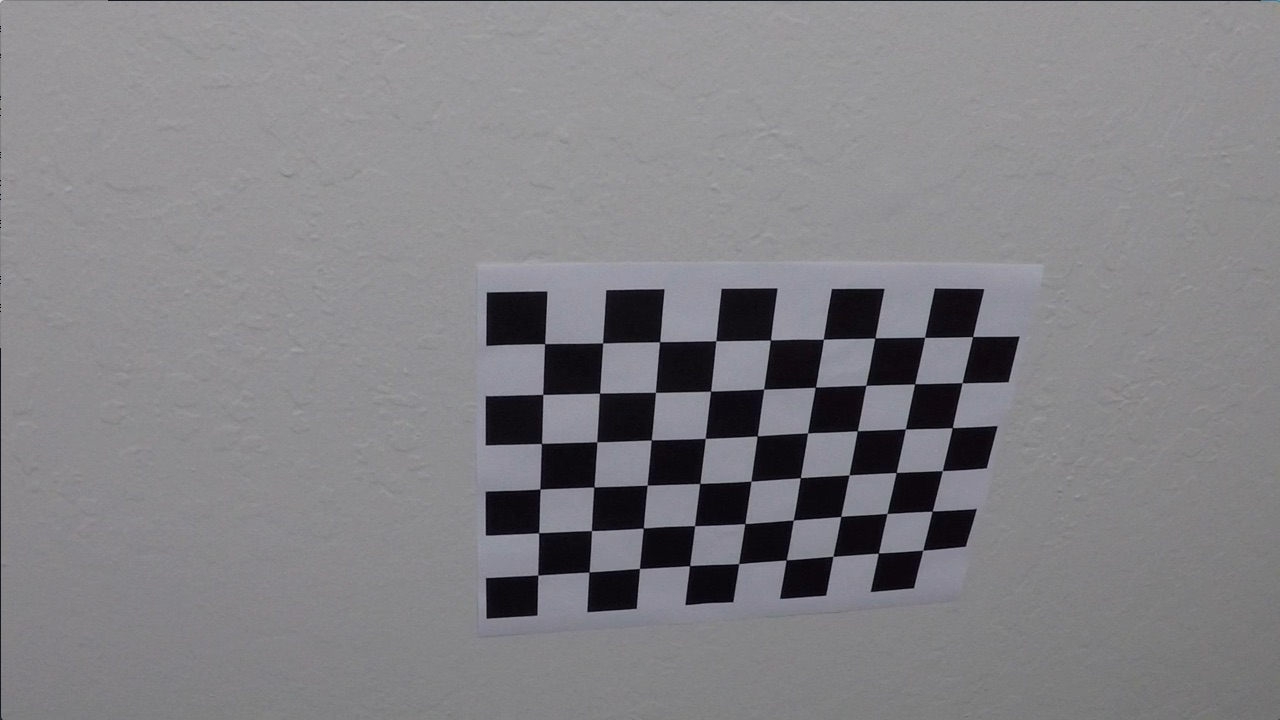
#> input picture camera_cal/calibration10.jpg, 1280 x 720 px; its folder holds only this picture in this run
$ jupyter execute --allow-errors advanced_lane_finding.ipynb   (shell and % lines are left out)   (older library calls are emulated)
#> lines starting #> are read from the running program, lines starting #| are printed output that depends on the picture; after the words box and inside, x2 and y2 are one past the last pixel; in counts of white or black regions, pixels touching at a corner belong together
[cell 1]
import cv2
import matplotlib.pyplot as plt
import matplotlib.image as mpimg
import numpy as np
import glob

# STEP 1: Camera Calibration

[cell 2]
# as per the project instructions, the chessboard size is 9x6.
sizex = 9
sizey = 6

objpoints = []
imgpoints = []

objp = np.zeros((sizex*sizey,3), np.float32)
objp[:,:2] = np.mgrid[0:sizex,0:sizey].T.reshape(-1,2)

# read all chessboard images to be used for calibration
images = glob.glob("camera_cal/calibration*.jpg")

for fname in images:
    img = mpimg.imread(fname)
#> img is the input picture: shape (720, 1280, 3); mean R, G, B 130.2, 129.4, 133.1
    gray = cv2.cvtColor(img, cv2.COLOR_RGB2GRAY)
    ret, corners = cv2.findChessboardCorners(gray, (sizex,sizey), None)
#> ret = True; corners = 54 rows, first 8: [545.3, 343.1], [602.7, 342.8], [660.1, 341.3], [715.8, 340.7], [770.6, 340], [823.5, 339.2], [874.3, 338.5], [925.1, 337.4]
    if ret:
        objpoints.append(objp)
        imgpoints.append(corners)

img_shape = img.shape

# object and image points will be used to calculate the camera matrix and distortion coefficients which will later be used to undistort the image
ret, mtx, dist, rvecs, tvecs = cv2.calibrateCamera(objpoints, imgpoints, img_shape[:2],None,None)
#> ret = 0.714; mtx = [[737.2, 0, 466.5], [0, 560.8, 623.9], [0, 0, 1]]; dist = [[-0.0616, -0.0725, -0.053, 0.0274, 0.0478]]; rvecs = ([0.27, -0.164, -0.0427],); tvecs = ([1.24, -6.02, 12.79],)

## Undistortion and Testing The Camera Calibration

#> (a cell that did not finish here is left out)

[cell 4]
image = mpimg.imread('test_images/test1.jpg')
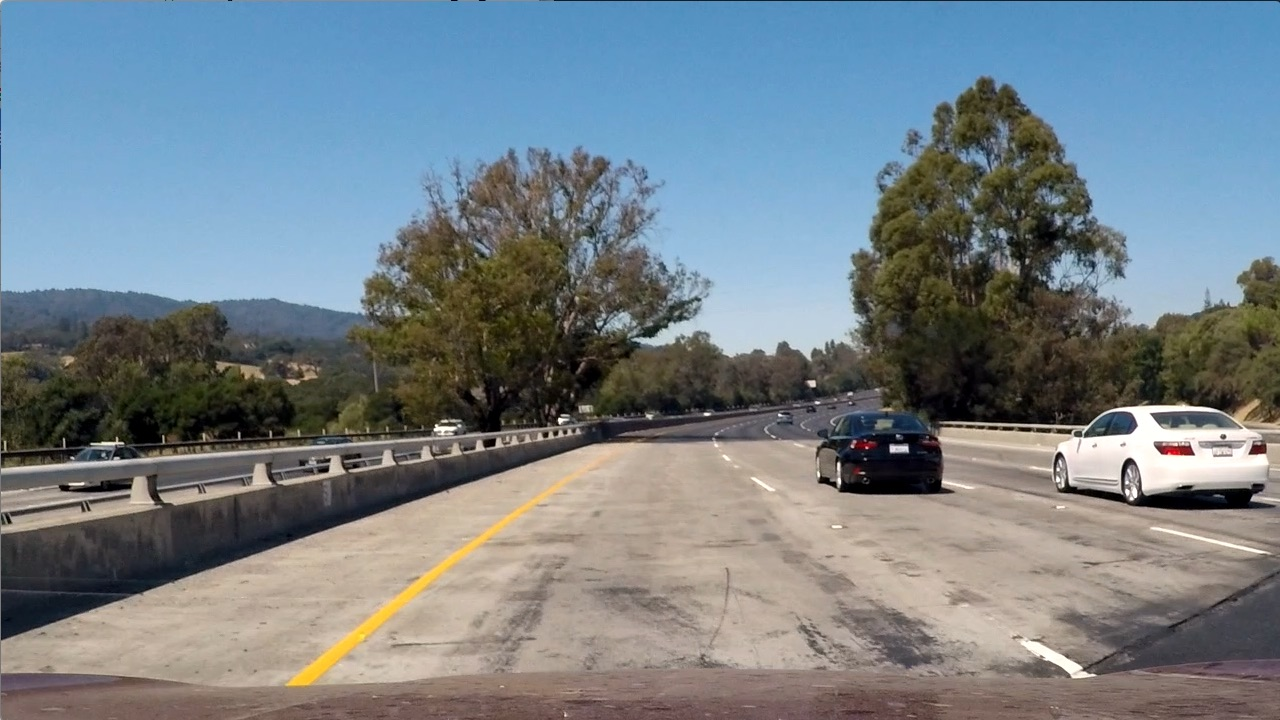
#> input picture test_images/test1.jpg, 1280 x 720 px
#> image is the input picture: shape (720, 1280, 3); mean R, G, B 117.5, 128.7, 135.5
undistorted = cv2.undistort(image, mtx, dist, None, mtx)
f, (ax1, ax2) = plt.subplots(1, 2, figsize=(15, 10))
ax1.imshow(image)
ax1.set_title('Original Image', fontsize=25)
ax2.imshow(undistorted)
ax2.set_title('Undistorted Image', fontsize=25)
print('')
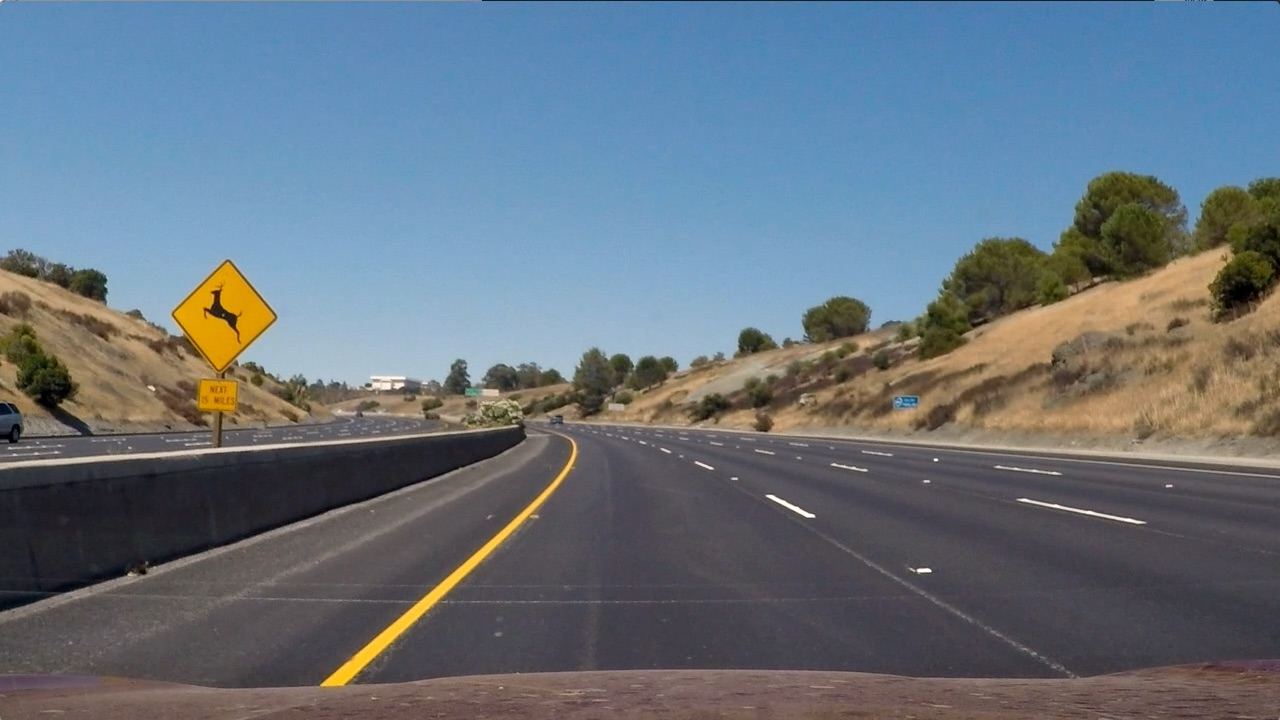
#> input picture test_images/test2.jpg, 1280 x 720 px
#> further down, img is the input picture: shape (720, 1280, 3); mean R, G, B 102.8, 114.6, 125.5

# STEP 2: Image Thresholding

[cell 5]
def thresholded_image(img):

    img = cv2.undistort(img, mtx, dist, None, mtx)

    gray = cv2.cvtColor(img, cv2.COLOR_RGB2GRAY)

    height, width = gray.shape

    # gradient threshold horizontally
    sx_binary = abs_sobel_threshold(gray, 'x', 10, 200)
#> in abs_sobel_threshold, `max_value = np.max(abs_sobel)`: max_value = 740
#> sx_binary: shape (720, 1280); values 0 (black) and 1 (white), 7.8% white; 3594 white regions (3194 under 20 px), largest, box (x1, y1, x2, y2) and area: (129, 275, 312, 456) 4853, (313, 441, 575, 691) 3564, (1116, 86, 1266, 492) 3486

    # gradient direction threshold
    dir_binary = dir_threshold(gray, thresh=(np.pi/6, np.pi/2))
#> dir_binary: shape (720, 1280) float64; values 0 (black) and 1 (white), 65.8% white; 25198 black regions (23040 under 20 px), largest, box (x1, y1, x2, y2) and area: (0, 0, 1280, 594) 91051, (0, 709, 1280, 720) 2100, (418, 98, 499, 176) 955

    # combined threshold
    combined_condition = ((sx_binary == 1) & (dir_binary == 1))
#> combined_condition: shape (720, 1280) bool; 5.1% white in thin lines or dots

    # R & G thresholds to extract yellow lines
    color_threshold = 150
    R = img[:,:,0]
    G = img[:,:,1]
    color_combined = np.zeros_like(R)
    r_g_condition = (R > color_threshold) & (G > color_threshold)
#> r_g_condition: shape (720, 1280) bool; 5.8% white; 326 white regions (254 under 20 px), largest, box (x1, y1, x2, y2) and area: (85, 274, 722, 401) 25981, (958, 293, 1190, 378) 6213, (164, 279, 270, 379) 4384


    # HLS threshold
    hls = cv2.cvtColor(img, cv2.COLOR_RGB2HLS)
#> hls: shape (720, 1280, 3); mean of channels 0, 1, 2 78.8, 101.8, 56.5
    S = hls[:,:,2]
    L = hls[:,:,1]
    s_thresh = (100, 255)
    s_condition = (S > s_thresh[0]) & (S <= s_thresh[1])
#> s_condition: shape (720, 1280) bool; 28.1% white; 844 white regions (763 under 20 px), largest, box (x1, y1, x2, y2) and area: (0, 43, 1220, 338) 221018, (933, 241, 1240, 387) 9651, (162, 278, 271, 435) 8067
    l_thresh = (120, 255)
    l_condition = (L > l_thresh[0]) & (L <= l_thresh[1])
#> l_condition: shape (720, 1280) bool; 43.9% white; 472 white regions (388 under 20 px), largest, box (x1, y1, x2, y2) and area: (0, 33, 1266, 503) 379229, (131, 439, 573, 706) 4588, (0, 467, 486, 617) 2561

    # combine all the previously applied thresholds
    color_combined[(r_g_condition & l_condition) & (s_condition | combined_condition)] = 1

    # ROI threshold
    mask = np.zeros_like(color_combined)
    region_of_interest_vertices = np.array([[0,height-1], [width/2, int(0.5*height)], [width-1, height-1]], dtype=np.int32)
    cv2.fillPoly(mask, [region_of_interest_vertices], 1)
#> mask: shape (720, 1280); values 0 (black) and 1 (white), 25% white; 1 white region, box (x1, y1, x2, y2) and area: (0, 360, 1280, 720) 230860
    thresholded = cv2.bitwise_and(color_combined, mask)
#> color_combined: shape (720, 1280); values 0 (black) and 1 (white), 1.4% white; 919 white regions (886 under 20 px), largest, box (x1, y1, x2, y2) and area: (961, 296, 1188, 375) 5097, (316, 448, 571, 690) 3228, (1001, 517, 1132, 547) 303

    return thresholded


def abs_sobel_threshold(gray, orient='x', thresh_min=0, thresh_max=255):
    if orient == 'x':
        sobel = cv2.Sobel(gray, cv2.CV_64F, 1, 0)
    else:
        sobel = cv2.Sobel(gray, cv2.CV_64F, 0, 1)
    abs_sobel = np.absolute(sobel)
    max_value = np.max(abs_sobel)
    binary_output = np.uint8(255*abs_sobel/max_value)
    threshold_mask = np.zeros_like(binary_output)
    threshold_mask[(binary_output >= thresh_min) & (binary_output <= thresh_max)] = 1
    return threshold_mask

def dir_threshold(gray, sobel_kernel=3, thresh=(0, np.pi/2)):
    sobel_x = cv2.Sobel(gray, cv2.CV_64F, 1, 0, ksize=sobel_kernel)
    sobel_y = cv2.Sobel(gray, cv2.CV_64F, 0, 1, ksize=sobel_kernel)
    abs_sobel_x = np.absolute(sobel_x)
    abs_sobel_y = np.absolute(sobel_y)
    direction = np.arctan2(abs_sobel_y,abs_sobel_x)
    direction = np.absolute(direction)
    mask = np.zeros_like(direction)
    mask[(direction >= thresh[0]) & (direction <= thresh[1])] = 1
    return mask

## Testing Image Thresholding

[cell 6]
img = mpimg.imread('test_images/test2.jpg')
thresholded = thresholded_image(img)
#> thresholded: shape (720, 1280); values 0 (black) and 1 (white), 0.42% white; 132 white regions (125 under 20 px), largest, box (x1, y1, x2, y2) and area: (316, 448, 571, 690) 3228, (754, 504, 802, 527) 196, (905, 580, 919, 584) 37
img = cv2.undistort(img, mtx, dist, None, mtx)
cv2.imwrite('thresholded.jpg',thresholded)

# Plot the 2 images side by side
f, (ax1, ax2) = plt.subplots(1, 2, figsize=(24, 9))
f.tight_layout()
ax1.imshow(img)
ax1.set_title('Original Image', fontsize=25)
ax2.imshow(thresholded, cmap='gray')
ax2.set_title('Thresholded Image', fontsize=25)
plt.subplots_adjust(left=0., right=1, top=0.9, bottom=0.)

# STEP 3: Perspective Transform

[cell 7]
# [7 lines of commented-out code are left out]

bottom_left = [203,720] #220, 720
bottom_right = [1127, 720] # 1110, 720
top_left = [585, 460] #400, 600
top_right = [696, 460] # 892, 600

src = np.float32([bottom_left,bottom_right,top_right,top_left])

pts = np.array([bottom_left,bottom_right,top_right,top_left], np.int32)
pts = pts.reshape((-1,1,2))
copy = img.copy()
cv2.polylines(copy,[pts],True,(255,0,0), thickness=3)
#> copy: shape (720, 1280, 3); mean R, G, B 93.9, 101.7, 110.8

# perspective transform destination points
bottom_left = [320,720]
bottom_right = [960, 720]
top_left = [320, 0]
top_right = [960, 0]

dst = np.float32([bottom_left,bottom_right,top_right,top_left])

M = cv2.getPerspectiveTransform(src, dst)
M_inv = cv2.getPerspectiveTransform(dst, src)
img_size = (img_shape[1], img_shape[0])

warped = cv2.warpPerspective(thresholded, M, img_size , flags=cv2.INTER_LINEAR)
#> warped: shape (720, 1280); values 0 (black) and 1 (white), 2.1% white; 16 white regions (5 under 20 px), largest, box (x1, y1, x2, y2) and area: (220, 0, 390, 709) 13881, (821, 187, 873, 281) 1690, (915, 451, 958, 534) 1599

f, (ax1, ax2) = plt.subplots(1, 2, figsize=(24, 9))
f.tight_layout()
ax1.imshow(copy)
ax1.set_title('Original Image', fontsize=25)
ax2.imshow(warped, cmap='gray')
ax2.set_title('Warped Image', fontsize=25)
plt.subplots_adjust(left=0., right=1, top=0.9, bottom=0.)

# STEP 4: Lane Lines Segmentation

## Left & Right Lines Histogram

[cell 8]
histogram = np.sum(warped[warped.shape[0]//2:,:], axis=0)
#> histogram = 1280 values, max 261 at index 370, min 0 at index 0, mean 6.69

# Peak in the first half representing the likely position of the left line
half_width = np.int(histogram.shape[0]/2)
left_peak_x = np.argmax(histogram[:half_width])
#> left_peak_x = 370

# Peak in the second half representing the likely position of the right line
right_peak_x = np.argmax(histogram[half_width:]) + half_width
#> right_peak_x = 935

plt.plot(histogram)
print('')
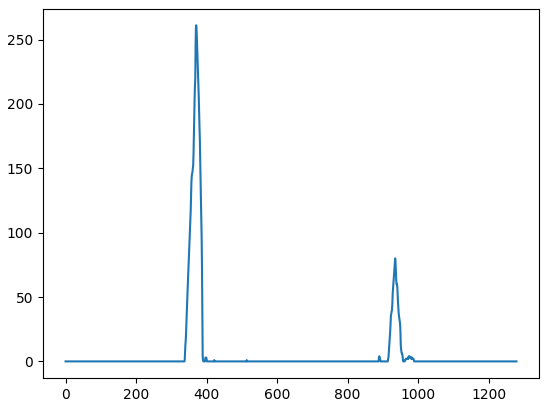
#> figure drawn by matplotlib, 1 panel; curve peaks at x = 370, y = 261

## Sliding Window Search

[cell 9]
out_img = np.dstack((warped, warped, warped))*255

non_zeros = warped.nonzero()
#> non_zeros = 19456 positions, rows 0 to 713, columns 220 to 1238
non_zeros_y = non_zeros[0]
#> non_zeros_y = 19456 values from 0 to 713
non_zeros_x = non_zeros[1]
#> non_zeros_x = 19456 values, max 1238 at index 3682, min 220 at index 0, mean 498.3

num_windows = 10
num_rows = warped.shape[0]
window_height = np.int(num_rows/num_windows)
window_half_width = 50

min_pixels = 100

left_coordinates = []
right_coordinates = []

for window in range(num_windows):
    y_max = num_rows - window*window_height
    y_min = num_rows - (window+1)* window_height

    left_x_min = left_peak_x - window_half_width
    left_x_max = left_peak_x + window_half_width

    cv2.rectangle(out_img, (left_x_min, y_min), (left_x_max, y_max), [0,0,255],2)

    good_left_window_coordinates = ((non_zeros_x >= left_x_min) & (non_zeros_x <= left_x_max) & (non_zeros_y >= y_min) & (non_zeros_y <= y_max)).nonzero()[0]
    left_coordinates.append(good_left_window_coordinates)

    if len(good_left_window_coordinates) > min_pixels:
        leftx_base = np.int(np.mean(non_zeros_x[good_left_window_coordinates]))

    right_x_min = right_peak_x - window_half_width
    right_x_max = right_peak_x + window_half_width

    cv2.rectangle(out_img, (right_x_min, y_min), (right_x_max, y_max), [0,0,255],2)

    good_right_window_coordinates = ((non_zeros_x >= right_x_min) & (non_zeros_x <= right_x_max) & (non_zeros_y >= y_min) & (non_zeros_y <= y_max)).nonzero()[0]
    right_coordinates.append(good_right_window_coordinates)

    if len(good_right_window_coordinates) > min_pixels:
        rightx_base = np.int(np.mean(non_zeros_x[good_right_window_coordinates]))
#> this loop made 10 passes
#> (leftx_base, rightx_base) on passes 3 to 4: (371, 941), (363, 931)
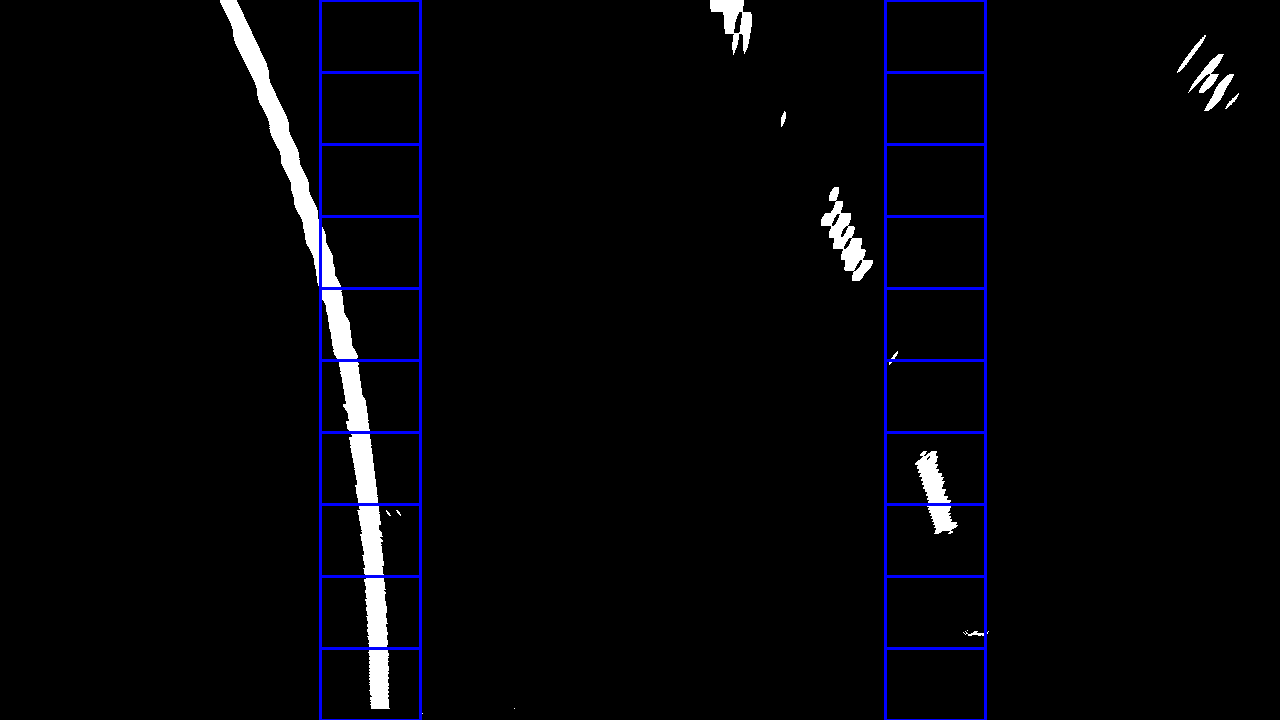
#> out_img: shape (720, 1280, 3); mean of channels 0, 1, 2 5.2, 5.2, 9.2; drawn as R, G, B
#> after the loop, left_coordinates = 10 items; right_coordinates = 10 items

left_coordinates = np.concatenate(left_coordinates)
#> left_coordinates = 9198 values, max 19453 at index 1151, min 6879 at index 8452, mean 13956.2
#> (the rest of the program and of its run is left out)
